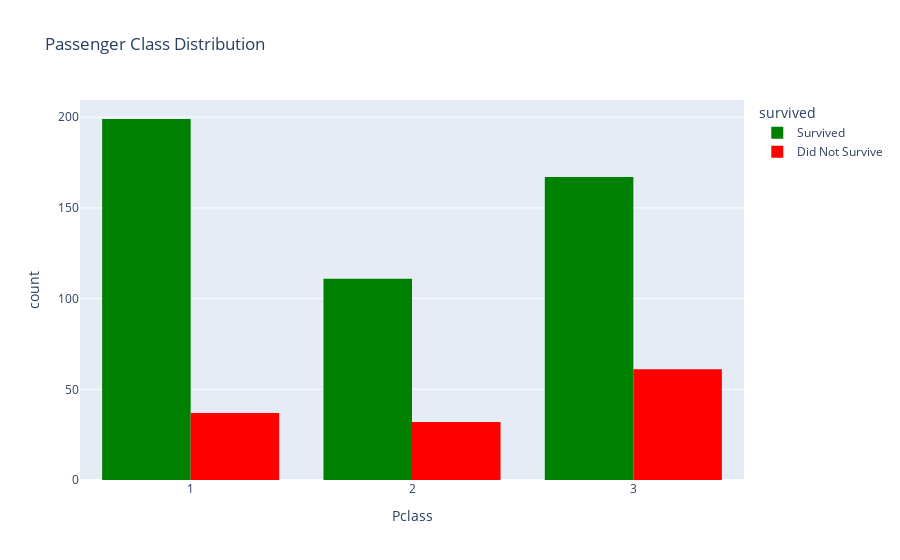
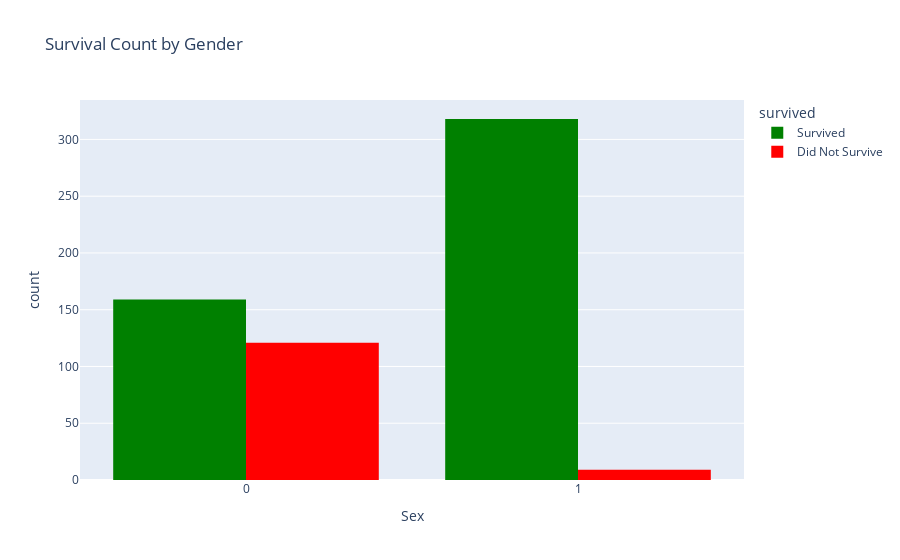

Notebook code cell kept with these figures, in order:
### Code cell
import plotly.express as px  

# Convert 'survived' to categorical for better visualization
df['survived'] = df['survived'].map({0: 'Did Not Survive', 1: 'Survived'})

# Create a grouped bar chart for Pclass
fig1 = px.histogram(df, x="pclass", color="survived", barmode="group",
                    title="Passenger Class Distribution", 
                    labels={"pclass": "Pclass", "count": "Count"}, 
                    color_discrete_map={'Survived': 'green', 'Did Not Survive': 'red'})
fig1.show()

# Create a grouped bar chart for Sex
fig2 = px.histogram(df, x="sex", color="survived", barmode="group",
                    title="Survival Count by Gender", 
                    labels={"sex": "Sex", "count": "Count"}, 
                    color_discrete_map={'Survived': 'green', 'Did Not Survive': 'red'})
fig2.show()

### Figure 1 — Plotly figure (JSON) as saved in the notebook; plotly's stock layout.template omitted (floating-point values rounded to 4 significant figures; data arrays with more than 128 entries replaced by an {"elided": "..."} marker saying what was removed)
{"data": [{"alignmentgroup": "True", "bingroup": "x", "hovertemplate": "survived=Survived<br>Pclass=%{x}<br>count=%{y}<extra></extra>", "legendgroup": "Survived", "marker": {"color": "green", "pattern": {"shape": ""}}, "name": "Survived", "offsetgroup": "Survived", "orientation": "v", "showlegend": true, "type": "histogram", "x": {"elided": "477 int values"}, "xaxis": "x", "yaxis": "y"}, {"alignmentgroup": "True", "bingroup": "x", "hovertemplate": "survived=Did Not Survive<br>Pclass=%{x}<br>count=%{y}<extra></extra>", "legendgroup": "Did Not Survive", "marker": {"color": "red", "pattern": {"shape": ""}}, "name": "Did Not Survive", "offsetgroup": "Did Not Survive", "orientation": "v", "showlegend": true, "type": "histogram", "x": {"elided": "130 int values"}, "xaxis": "x", "yaxis": "y"}], "layout": {"autosize": true, "barmode": "group", "legend": {"title": {"text": "survived"}, "tracegroupgap": 0}, "title": {"text": "Passenger Class Distribution"}, "xaxis": {"anchor": "y", "autorange": true, "domain": [0, 1], "range": [0.5, 3.5], "title": {"text": "Pclass"}, "type": "linear"}, "yaxis": {"anchor": "x", "autorange": true, "domain": [0, 1], "range": [0, 209.5], "title": {"text": "count"}}}}

### Figure 2 — Plotly figure (JSON) as saved in the notebook; plotly's stock layout.template omitted (floating-point values rounded to 4 significant figures; data arrays with more than 128 entries replaced by an {"elided": "..."} marker saying what was removed)
{"data": [{"alignmentgroup": "True", "bingroup": "x", "hovertemplate": "survived=Survived<br>Sex=%{x}<br>count=%{y}<extra></extra>", "legendgroup": "Survived", "marker": {"color": "green", "pattern": {"shape": ""}}, "name": "Survived", "offsetgroup": "Survived", "orientation": "v", "showlegend": true, "type": "histogram", "x": {"elided": "477 int values"}, "xaxis": "x", "yaxis": "y"}, {"alignmentgroup": "True", "bingroup": "x", "hovertemplate": "survived=Did Not Survive<br>Sex=%{x}<br>count=%{y}<extra></extra>", "legendgroup": "Did Not Survive", "marker": {"color": "red", "pattern": {"shape": ""}}, "name": "Did Not Survive", "offsetgroup": "Did Not Survive", "orientation": "v", "showlegend": true, "type": "histogram", "x": {"elided": "130 int values"}, "xaxis": "x", "yaxis": "y"}], "layout": {"autosize": true, "barmode": "group", "legend": {"title": {"text": "survived"}, "tracegroupgap": 0}, "title": {"text": "Survival Count by Gender"}, "xaxis": {"anchor": "y", "autorange": true, "domain": [0, 1], "range": [-0.5, 1.5], "title": {"text": "Sex"}, "type": "linear"}, "yaxis": {"anchor": "x", "autorange": true, "domain": [0, 1], "range": [0, 334.7], "title": {"text": "count"}}}}
